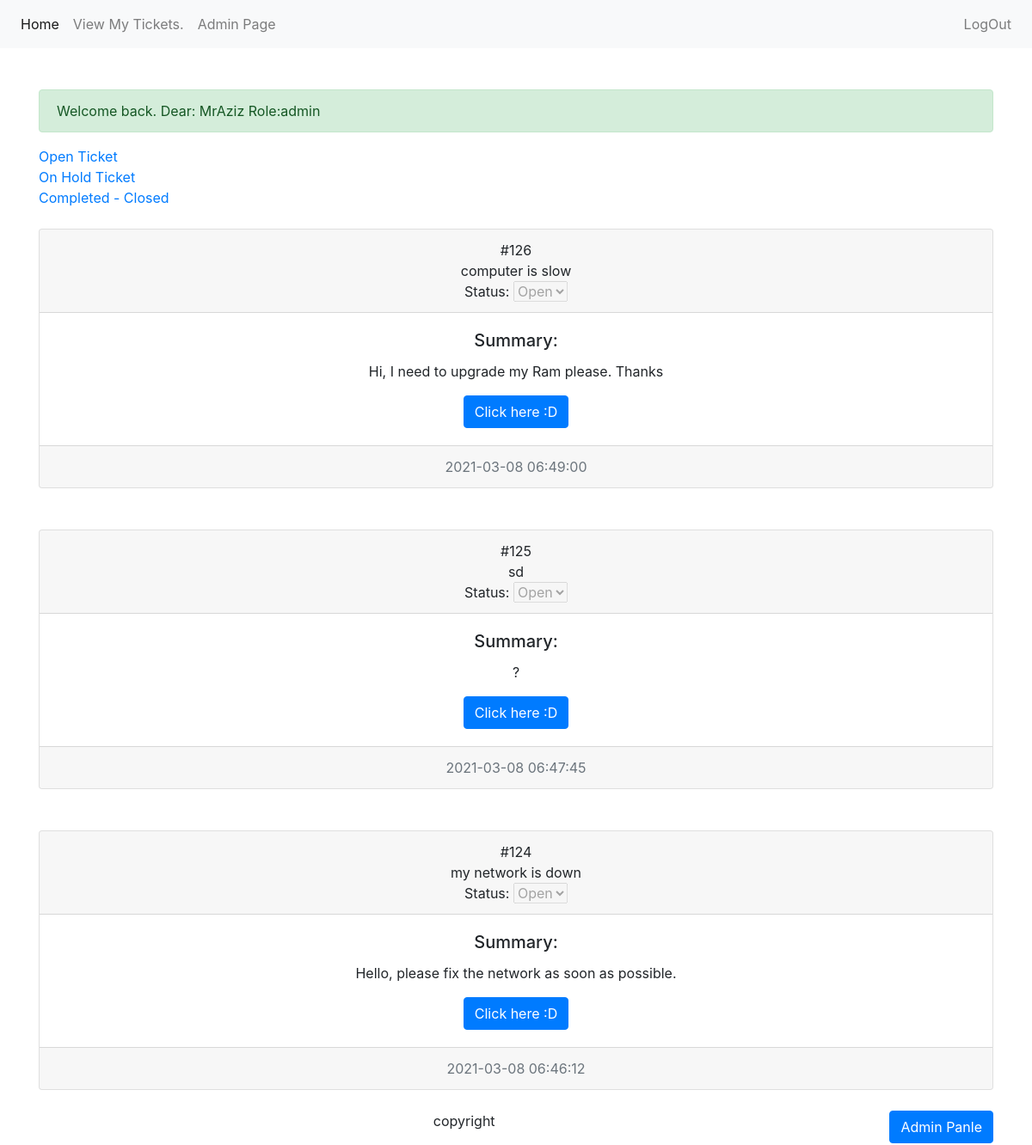
Screenshot of /ViewTicket.php (signed in) with the database file from the repository.
### tables this page shows
CREATE TABLE `Tickits` (
  `TickID` int(11) NOT NULL,
  `name_problem` varchar(20) DEFAULT NULL,
  `Discrip` varchar(500) DEFAULT NULL,
  `Affect` enum('Yes','No') DEFAULT 'No',
  `Importent` enum('low','mid','hight') DEFAULT 'low',
  `status` enum('Open','On_Hold','CLOSED') DEFAULT 'Open',
  `Create_AT` timestamp NOT NULL DEFAULT current_timestamp(),
  `UserID` int(11) DEFAULT NULL,
  `idForm` int(11) DEFAULT NULL
);

### ViewTicket.php (the view)
<?php
include_once '/opt/lampp/htdocs/ticket/template/header.php';
include_once '/opt/lampp/htdocs/ticket/config/database.php';
$mysql = $mysqli->query("Select * from Tickits ORDER BY TickID DESC")->fetch_all(MYSQLI_ASSOC);
?>
  <div class="sidBar">
  <a href="/ticket/Open.php" class="w3-bar-item w3-button w3-hover-black">Open Ticket</a><br>
  <a href="/ticket/OnHold.php" class="w3-bar-item w3-button w3-hover-green">On Hold Ticket</a>
  <br>
  <a href="/ticket/Closed.php" class="w3-bar-item w3-button w3-hover-blue">Completed - Closed</a>
</div>
<?php foreach($mysql as $SQL) { ?>
  <?php if($_SESSION['user_id'] == $SQL['UserID']) {?>
<br>
<div class="card text-center">
  <div class="card-header">
    #<?php echo $SQL['TickID']; ?>
    <br>
    <?php echo $SQL['name_problem']; ?>
    <br>
    Status: <select class="form-select" aria-label="Disabled select example" disabled>
   <option value="1"><?php echo $SQL['status']; ?></option>
 </select><br>
  </div>
  <div class="card-body">
    <h5 class="card-title">Summary: </h5>
    <p class="card-text"><?php echo $SQL['Discrip'] ?></p>
    <a href="/ticket/Display.php?TickID=<?php echo $SQL['TickID'];?>" class="btn btn-primary">Click here :D</a>
  </div>
  <div class="card-footer text-muted">
   <?php echo $SQL['Create_AT'] ?>
  </div>
</div>
<br>
<?php } ?>
<?php }?>
<?php
include_once '/opt/lampp/htdocs/ticket/template/footer.php';
?>

### template/header.php (style rules this page uses)
.sidBar { width: 200px; }

### rows the page displays
tickits: TickID "126", name_problem "computer is slow", status "Open", Discrip "Hi, I need to upgrade my Ram please. Thanks", Create_AT "2021-03-08 06:49:00"
tickits: TickID "125", name_problem "sd", status "Open", Discrip "?", Create_AT "2021-03-08 06:47:45"
tickits: TickID "124", name_problem "my network is down", status "Open", Discrip "Hello, please fix the network as soon as possible.", Create_AT "2021-03-08 06:46:12"

### other values shown
$_SESSION['success_message'] "Welcome back. Dear: MrAziz Role:admin"
